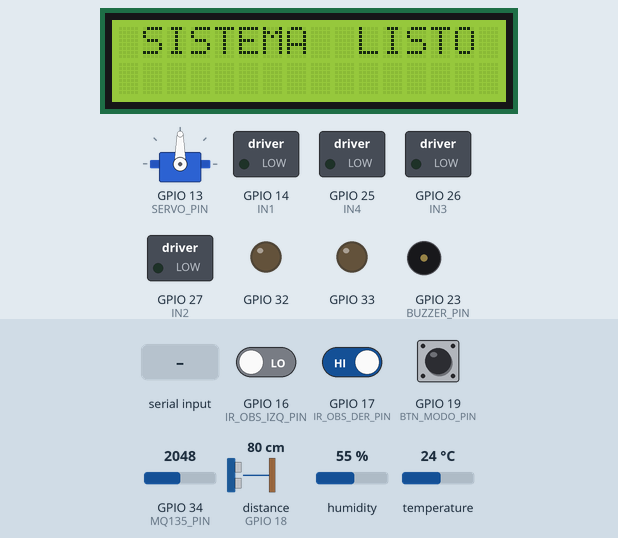
The sketch below on a simulated ESP32. Shown: 16×2 character LCD, servo, switched loads named in the sketch (green lamp = pin HIGH), output pins drawn as LEDs (lit = HIGH), buzzer (waves = sounding, pin HIGH). Dashed ring = blinking. Inputs (shaded band) come from the test bench; at power-on: GPIO 19 (BTN_MODO_PIN) HIGH, distance to the obstacle (sensor on GPIO 18) 80 cm, GPIO 16 (IR_OBS_IZQ_PIN) LOW, GPIO 17 (IR_OBS_DER_PIN) HIGH, GPIO 34 (MQ135_PIN) = 2048, humidity 55 %, temperature 24 °C. The echo pulse lasts 58.3 µs per cm; WiFi joins after 1.5 s; servers stay silent unless stated; EEPROM starts erased; nothing arrives over Bluetooth unless stated; not simulated (calls return 0 or success): secrets.h; pins used as bus, display or sensor lines are not drawn; what the sketch prints to the serial monitor is not drawn.

Above: at 11.2 s.
At 13.5 s:
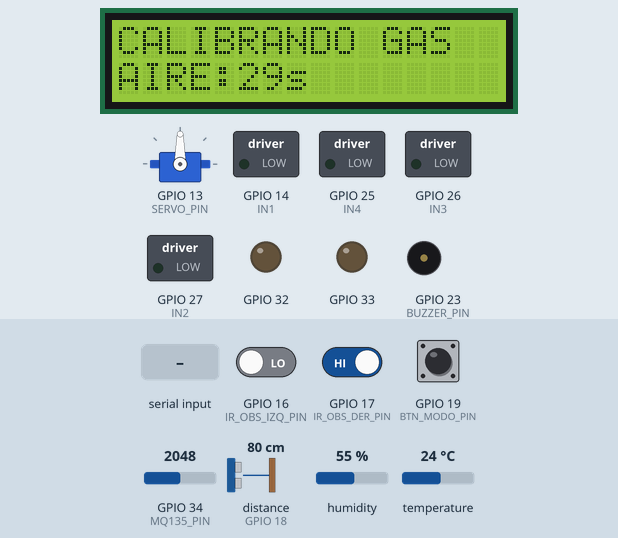
13.6 s: GPIO 19 (BTN_MODO_PIN) pulled LOW for 0.15 s
19.9 s: distance to the obstacle (sensor on GPIO 18) set to 33 cm
21.9 s: distance to the obstacle (sensor on GPIO 18) set to 28 cm
At 22.72 s:
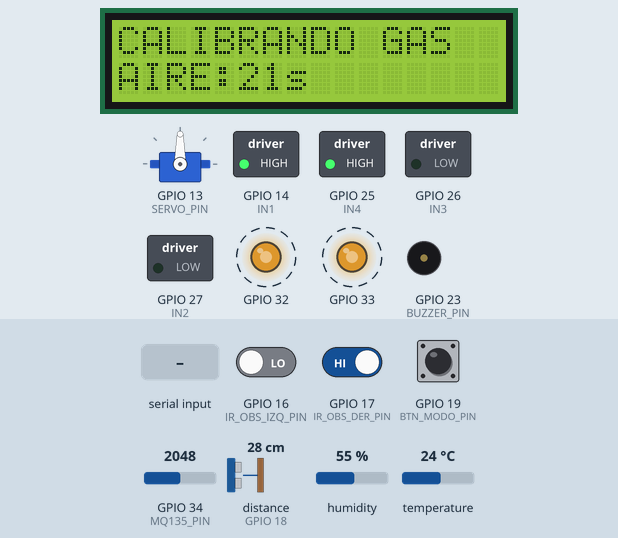
24.7 s: "1\n" received over the second serial link
30.7 s: distance to the obstacle (sensor on GPIO 18) set to 35 cm
At 32.6 s:
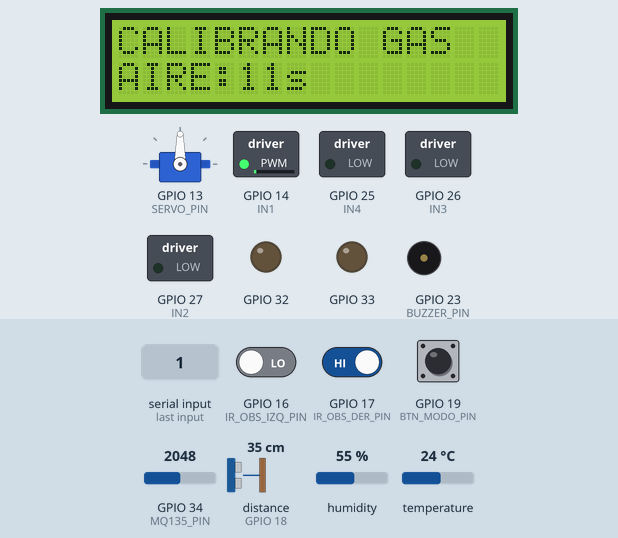
34.3 s: GPIO 16 (IR_OBS_IZQ_PIN) driven HIGH
At 43.7 s:
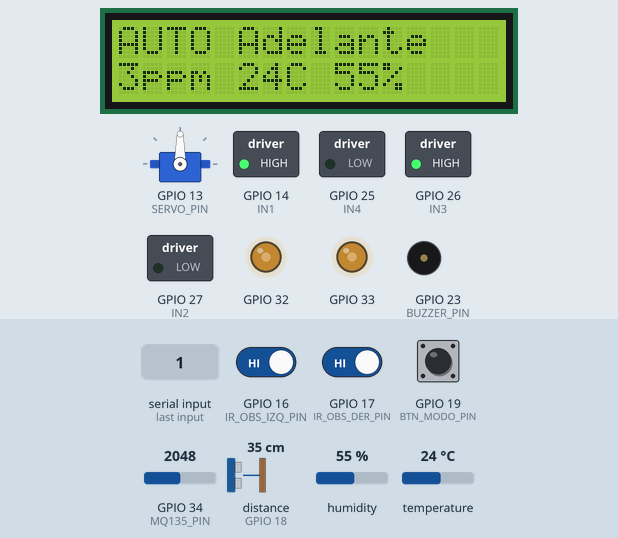
Timing chart, 0 to 44.9 s (numbered marks = the images above; inputs shaded):
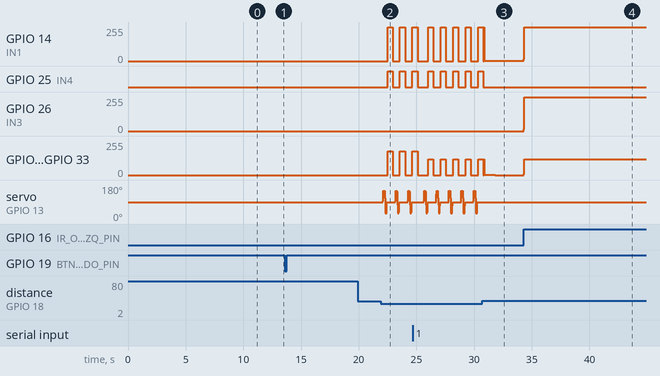

Measured:
- the behaviour switches between 31 and 30 cm on distance to the obstacle (sensor on GPIO 18) (found by bisection; images 1 and 2)
- after the input at 21.9 s, GPIO 14 (IN1): alternates 255/255 for 0.45 s and 0/255 for 0.63 s, starting after 0.60 s; GPIO 25 (IN4): alternates HIGH for 0.45 s and LOW for 0.63 s, starting after 0.60 s
- after the input at 30.7 s, GPIO 25 (IN4): goes on until 30.8 s, then stays LOW; servo on GPIO 13 (SERVO_PIN): stops changing and stays 90°
- after the input at 34.3 s, GPIO 14 (IN1): 3/255 → 255/255 at once; GPIO 26 (IN3): 0/255 → 255/255 at once; GPIO 32, GPIO 33: 0/255 → 120/255 at once; the display: first differs from a run without the input after 9.1 s (image 4)
- what the display in image 0 shows lasts 1.2 s, from 11.2 s to 12.4 s
- what the display in image 3 shows lasts 1.0 s, from 31.8 s to 32.8 s

The sketch:

Sistemas_Ambiental_Robot.ino
```cpp
// ============================================================================
// PROYECTO: Sistema Robotico Automatizado para Procesos Ambientales
// AUTOR:    Reibeiro Velasquez Florez
// VERSION:  V7.0.1 APP para configurar SSID, Password y API Keys de ThingSpeak en tiempo real.
// ============================================================================
#include <Wire.h>
#include <LiquidCrystal_I2C.h>
#include <DHT.h>
#include "BluetoothSerial.h"
#include <ESP32Servo.h>
#include <ESP32PWM.h>
#include <WiFi.h>
#include <ThingSpeak.h>
#include <Preferences.h>
#include "secrets.h"
Preferences preferences;
// ============================= CONSTANTES CIENTÍFICAS MQ-135 =================
#define RL_VALUE             10.0      // kOhm
#define VCC                  3.3
#define ADC_RESOLUTION       4095.0
#define RATIO_CLEAN_AIR      3.6
#define CO2_A                116.6020682
#define CO2_B                -2.769034857
// ============================= ESTADOS DE ALERTA =============================
#define ALERTA_NORMAL    0
#define ALERTA_OBSTACULO 1
#define ALERTA_CRITICO   2
#define ALERTA_GAS_ALTO  3
#define ALERTA_LATERAL   4
// ============================= VARIABLES DE RED DINÁMICAS ====================
String WIFI_SSID_VAR  = SECRET_SSID;
String WIFI_PASS_VAR  = SECRET_PASS;
String TS_API_KEY_VAR = SECRET_WRITE_API_KEY;
unsigned long THINGSPEAK_CHANNEL_ID = SECRET_CH_ID;
// ============================= PINES =========================================
#define DHTPIN          4
#define DHTTYPE         DHT22
#define MQ135_PIN       34
#define LCD_ADDR        0x27
const int IN1 = 14, IN2 = 27, IN3 = 26, IN4 = 25;
const int ENA = 33, ENB = 32;
const int MOTOR_CH_A = 6, MOTOR_CH_B = 7;
const int TRIG_PIN = 5, ECHO_PIN = 18;
const int BUZZER_PIN = 23, SERVO_PIN = 13;
const int IR_OBS_IZQ_PIN = 16, IR_OBS_DER_PIN = 17;
const int BTN_MODO_PIN = 19;
// ============================= OBJETOS =======================================
DHT dht(DHTPIN, DHTTYPE);
BluetoothSerial SerialBT;
LiquidCrystal_I2C lcd(LCD_ADDR, 16, 2);
Servo servoScanner;
WiFiClient thingSpeakClient;
// ============================= VARIABLES =====================================
enum ModoOperacion { MODO_MANUAL = 0, MODO_AUTO };
ModoOperacion modoActual = MODO_MANUAL;
int velocidadPWM        = 180;
int anguloServoActual   = 90;
unsigned long tSensores   = 0;
unsigned long tLCD        = 0;
unsigned long tUltimaBT   = 0;
unsigned long ultimoEnvioTS = 0;
unsigned long tBoton      = 0;
unsigned long tWiFi       = 0;
unsigned long tUltimaAlertaObstaculo = 0;
unsigned long tCalib      = 0;
float temperaturaC      = 22.0;
float humedadRH         = 55.0;
float distanciaFrontal  = -1.0;
int   mq135ADC          = 0;
float Ro = 0, co2ppm = 400.0;
bool calibrado = false;
long sumaADC = 0; int nCal = 0;
int   alertaActual      = 0;
const char* estadoMovimiento = "Detenido";
bool buzzerGasActivo    = false;
bool estadoBotonAnterior = HIGH;
String ultimaAlerta     = "";
// Nueva variable para buffer de configuracion
String configBuffer = "";
// ============================= FUNCIONES DE MEMORIA ==========================
void cargarConfiguracion() {
  preferences.begin("nvs", true);
  WIFI_SSID_VAR  = preferences.getString("ssid", SECRET_SSID);
  WIFI_PASS_VAR  = preferences.getString("pass", SECRET_PASS);
  TS_API_KEY_VAR = preferences.getString("apikey", SECRET_WRITE_API_KEY);
  preferences.end();
}
void guardarConfiguracion(String s, String p, String k) {
  preferences.begin("nvs", false);
  preferences.putString("ssid", s);
  preferences.putString("pass", p);
  preferences.putString("apikey", k);
  preferences.end();
  SerialBT.println("ALERT:Configuracion Guardada. Reiniciando...");
  delay(2000);
  ESP.restart();
}
// ============================= FUNCIONES TÉCNICAS MQ-135 =====================
float calcularRs(int adc) {
  float v = (adc * VCC) / ADC_RESOLUTION;
  if (v <= 0.1) v = 0.1;
  return RL_VALUE * ((VCC / v) - 1.0);
}
float calcularPPM(int adc) {
  if (!calibrado || Ro <= 0) return 400.0;
  float rs = calcularRs(adc);
  float relacion = rs / Ro;
  return CO2_A * pow(relacion, CO2_B);
}
// ============================================================================
//                         BIENVENIDA CON SCROLL
// ============================================================================
void bienvenidaScroll() {
  String l1 = "  Sistema Robotico Automatizado para Procesos Ambientales Calidad del Aire  ";
  lcd.clear();
  lcd.setCursor(0, 1); lcd.print("Autor: Reibeiro V.f");

  for (int i = 0; i <= (int)(l1.length() - 16); i++) {
    lcd.setCursor(0, 0);
    lcd.print(l1.substring(i, i + 16));
    delay(150);
    yield();
  }
  delay(500); lcd.clear();
  lcd.setCursor(1,0); lcd.print("SISTEMA  LISTO");
  delay(1200);
  lcd.clear();
}
// ============================================================================
//                         FUNCIONES DE MOTORES
// ============================================================================
void detenerMotores() {
  digitalWrite(IN1, LOW); digitalWrite(IN2, LOW);
  digitalWrite(IN3, LOW); digitalWrite(IN4, LOW);
  ledcWriteChannel(MOTOR_CH_A, 0);
  ledcWriteChannel(MOTOR_CH_B, 0);
  estadoMovimiento = "Detenido";
}
void moverAdelante() {
  digitalWrite(IN1, HIGH); digitalWrite(IN2, LOW);
  digitalWrite(IN3, HIGH); digitalWrite(IN4, LOW);
  ledcWriteChannel(MOTOR_CH_A, velocidadPWM);
  ledcWriteChannel(MOTOR_CH_B, velocidadPWM);
  estadoMovimiento = "Adelante";
}
void moverAtras() {
  digitalWrite(IN1, LOW); digitalWrite(IN2, HIGH);
  digitalWrite(IN3, LOW); digitalWrite(IN4, HIGH);
  ledcWriteChannel(MOTOR_CH_A, velocidadPWM);
  ledcWriteChannel(MOTOR_CH_B, velocidadPWM);
  estadoMovimiento = "Atras";
}
void pivotarIzquierda() {
  digitalWrite(IN1, LOW);  digitalWrite(IN2, HIGH);
  digitalWrite(IN3, HIGH); digitalWrite(IN4, LOW);
  ledcWriteChannel(MOTOR_CH_A, velocidadPWM);
  ledcWriteChannel(MOTOR_CH_B, velocidadPWM);
  estadoMovimiento = "Pivot Izq";
}
void pivotarDerecha() {
  digitalWrite(IN1, HIGH); digitalWrite(IN2, LOW);
  digitalWrite(IN3, LOW);  digitalWrite(IN4, HIGH);
  ledcWriteChannel(MOTOR_CH_A, velocidadPWM);
  ledcWriteChannel(MOTOR_CH_B, velocidadPWM);
  estadoMovimiento = "Pivot Der";
}
// ============================================================================
//                         SEGURIDAD Y ALERTAS
// ============================================================================
void enviarAlertaBT(String mensaje) {
  if (mensaje != ultimaAlerta && (millis() - tUltimaAlertaObstaculo > 3000)) {
    SerialBT.println("ALERT:" + mensaje);
    ultimaAlerta = mensaje;
    tUltimaAlertaObstaculo = millis();
  }
}
void supervisorSeguridad() {
  bool obsIzq = (digitalRead(IR_OBS_IZQ_PIN) == LOW);
  bool obsDer = (digitalRead(IR_OBS_DER_PIN) == LOW);
  int umbral = (modoActual == MODO_AUTO) ? 30 : 15;
  bool frontal = (distanciaFrontal > 0 && distanciaFrontal < umbral);
  if ( (frontal || obsIzq || obsDer) && (strcmp(estadoMovimiento, "Adelante") == 0) ) {
    detenerMotores();
    enviarAlertaBT("¡OBSTÁCULO! Detención de seguridad.");
  } else {
    if (!frontal && !obsIzq && !obsDer) {
      if (ultimaAlerta == "¡OBSTÁCULO! Detención de seguridad.") ultimaAlerta = "";
    }
  }
}
void controlBuzzerPorGas() {
  if (calibrado && co2ppm > 600) {
    if (!buzzerGasActivo) {
      ledcWriteTone(BUZZER_PIN, 2500);
      buzzerGasActivo = true;
      enviarAlertaBT("¡GAS DETECTADO! Alerta Activa.");
    }
  } else if (co2ppm < 540 && buzzerGasActivo) {
    ledcWriteTone(BUZZER_PIN, 0);
    buzzerGasActivo = false;
    enviarAlertaBT("Ambiente normalizado. Seguro.");
  }
}
// ============================================================================
//                         LOGICA AUTOMATICA (BLINDADA)
// ============================================================================
void moverServoSuave(int anguloDestino) {
  int paso = (anguloDestino > anguloServoActual) ? 5 : -5;
  while (abs(anguloServoActual - anguloDestino) > 5) {
    anguloServoActual += paso;
    servoScanner.write(anguloServoActual);
    delay(3); yield();
  }
  anguloServoActual = anguloDestino;
  servoScanner.write(anguloServoActual);
}
float medirDistanciaCM() {
  digitalWrite(TRIG_PIN, LOW); delayMicroseconds(2);
  digitalWrite(TRIG_PIN, HIGH); delayMicroseconds(10);
  digitalWrite(TRIG_PIN, LOW);
  long dur = pulseIn(ECHO_PIN, HIGH, 20000);
  return (dur == 0) ? -1.0 : dur * 0.0343 / 2.0;
}
void ejecutarLogicaAuto() {
  if (distanciaFrontal > 0 && distanciaFrontal < 30) {
    detenerMotores();
    delay(200);
    moverServoSuave(150); delay(100); float dI = medirDistanciaCM();
    moverServoSuave(30);  delay(100); float dD = medirDistanciaCM();
    moverServoSuave(90);  delay(50);
    if (dI > dD) pivotarIzquierda(); else pivotarDerecha();
    delay(450);
    detenerMotores();
  } else {
    moverAdelante();
  }
}
// ============================================================================
//                         PROCESAMIENTO BLUETOOTH
// ============================================================================
void procesarBluetooth() {
  while (SerialBT.available()) {
    char c = SerialBT.read();

    // Nueva logica para tramas de configuracion (sin romper lo anterior)
    if (c == 'S' && configBuffer == "") { // Inicio de SET_WIFI
       configBuffer += c;
    } else if (configBuffer.length() > 0) {
       configBuffer += c;
       if (c == '\n') { // Fin de trama
          if (configBuffer.startsWith("SET_WIFI:")) {
             String data = configBuffer.substring(9);
             data.trim();
             int c1 = data.indexOf(',');
             int c2 = data.indexOf(',', c1 + 1);
             if (c1 != -1 && c2 != -1) {
                guardarConfiguracion(data.substring(0, c1), data.substring(c1+1, c2), data.substring(c2+1));
             }
          }
          configBuffer = "";
       }
    }

    // Comandos originales intactos
    if (c == 'S' || c == 's') { detenerMotores(); modoActual = MODO_MANUAL; enviarAlertaBT("STOP Manual."); }
    else if (c == '1') velocidadPWM = 120;
    else if (c == '5') velocidadPWM = 180;
    else if (c == '9') velocidadPWM = 255;
    else if (c == 'A' || c == 'a') { modoActual = MODO_AUTO; }
    else if (c == 'M' || c == 'm') { modoActual = MODO_MANUAL; detenerMotores(); }
    else if (modoActual == MODO_MANUAL) {
      if (c == 'F') moverAdelante(); else if (c == 'B') moverAtras();
      else if (c == 'L') pivotarIzquierda(); else if (c == 'R') pivotarDerecha();
    }
  }
}
// ============================================================================
//                              SETUP
// ============================================================================
void setup() {
  Serial.begin(115200); Wire.begin(21, 22); lcd.init(); lcd.backlight();
  dht.begin(); SerialBT.begin("Robot_Reibeiro_Pro");

  cargarConfiguracion(); // Cargar WIFI y API KEY de memoria
  pinMode(BUZZER_PIN, OUTPUT); digitalWrite(BUZZER_PIN, LOW);
  pinMode(IN1, OUTPUT); pinMode(IN2, OUTPUT);
  pinMode(IN3, OUTPUT); pinMode(IN4, OUTPUT);
  pinMode(TRIG_PIN, OUTPUT); pinMode(ECHO_PIN, INPUT);
  pinMode(IR_OBS_IZQ_PIN, INPUT); pinMode(IR_OBS_DER_PIN, INPUT);
  pinMode(BTN_MODO_PIN, INPUT_PULLUP);
  ESP32PWM::allocateTimer(0);
  servoScanner.setPeriodHertz(50);
  servoScanner.attach(SERVO_PIN, 500, 2400);
  ledcAttachChannel(ENA, 1000, 8, MOTOR_CH_A);
  ledcAttachChannel(ENB, 1000, 8, MOTOR_CH_B);
  ledcAttach(BUZZER_PIN, 2000, 8);
  WiFi.mode(WIFI_STA);
  WiFi.setAutoReconnect(true); // El chip gestiona los reintentos internamente
  WiFi.disconnect();
  delay(500);

  Serial.print("Intentando conectar a SSID: ");
  Serial.println(WIFI_SSID_VAR);

  WiFi.begin(WIFI_SSID_VAR.c_str(), WIFI_PASS_VAR.c_str());
  ThingSpeak.begin(thingSpeakClient);
  detenerMotores();
  servoScanner.write(90);

  bienvenidaScroll();
  tCalib = millis();
}
// ============================================================================
//                              LOOP PRINCIPAL
// ============================================================================
void loop() {
  if (!calibrado) {
    unsigned long t = millis() - tCalib;
    if (t < 30000) {
      static unsigned long tl = 0;
      if (millis() - tl > 1000) {
        tl = millis(); sumaADC += analogRead(MQ135_PIN); nCal++;
        lcd.setCursor(0,0); lcd.print("CALIBRANDO GAS");
        lcd.setCursor(0,1); lcd.printf("AIRE:%02ds        ", 30-(t/1000));
      }
    } else {
      Ro = calcularRs(sumaADC/nCal) / RATIO_CLEAN_AIR;
      calibrado = true;
      lcd.clear(); lcd.print("SISTEMA LISTO!"); delay(1000); lcd.clear();
    }
  }
  // Eliminamos el bloque de reconexión manual que causaba saturación
  // El ESP32 se reconectará solo gracias a setAutoReconnect(true) en el setup

  if (millis() - tSensores > 3000) {
    tSensores = millis();
    float t = dht.readTemperature(); float h = dht.readHumidity();
    if (!isnan(t) && t > 0) temperaturaC = t;
    if (!isnan(h) && h > 0) humedadRH = h;
  }
  mq135ADC = analogRead(MQ135_PIN);
  if (calibrado) co2ppm = calcularPPM(mq135ADC);
  distanciaFrontal = medirDistanciaCM();

  procesarBluetooth();

  bool estado = digitalRead(BTN_MODO_PIN);
  if (estadoBotonAnterior == HIGH && estado == LOW) { if (millis() - tBoton > 200) { tBoton = millis(); if (modoActual == MODO_MANUAL) modoActual = MODO_AUTO; else { modoActual = MODO_MANUAL; detenerMotores(); } } }
  estadoBotonAnterior = estado;
  if (modoActual == MODO_AUTO) ejecutarLogicaAuto();
  supervisorSeguridad();
  controlBuzzerPorGas();
  // Estados de alerta
  int obsIzq = (digitalRead(IR_OBS_IZQ_PIN) == LOW);
  int obsDer = (digitalRead(IR_OBS_DER_PIN) == LOW);
  if (co2ppm > 600) alertaActual = ALERTA_GAS_ALTO;
  else if (distanciaFrontal > 0 && distanciaFrontal < 20) alertaActual = ALERTA_CRITICO;
  else if (distanciaFrontal > 0 && distanciaFrontal < 35) alertaActual = ALERTA_OBSTACULO;
  else if (obsIzq || obsDer) alertaActual = ALERTA_LATERAL;
  else alertaActual = ALERTA_NORMAL;
  if (millis() - ultimoEnvioTS > 25000 && WiFi.status() == WL_CONNECTED) {
    ThingSpeak.setField(1, temperaturaC);
    ThingSpeak.setField(2, humedadRH);
    ThingSpeak.setField(3, (int)co2ppm);
    ThingSpeak.setField(4, distanciaFrontal);
    ThingSpeak.setField(5, (int)modoActual);
    ThingSpeak.setField(6, alertaActual);
    ThingSpeak.writeFields(THINGSPEAK_CHANNEL_ID, TS_API_KEY_VAR.c_str());
    ultimoEnvioTS = millis();
  }
  if (millis() - tUltimaBT > 1200 && SerialBT.hasClient()) {
    tUltimaBT = millis();
    SerialBT.printf("T:%.1f,H:%.1f,CO2:%.0f,D:%.1f,M:%s\n", temperaturaC, humedadRH, co2ppm, distanciaFrontal, estadoMovimiento);
  }

  if (calibrado && millis() - tLCD > 800) {
    tLCD = millis();
    lcd.setCursor(0, 0);
    lcd.printf("%s %-10s", modoActual == MODO_AUTO ? "AUTO" : "MAN ", estadoMovimiento);
    lcd.setCursor(0, 1);
    lcd.printf("%.0fppm %.0fC %.0f%%   ", co2ppm, temperaturaC, humedadRH);
  }

  yield();
}
```
